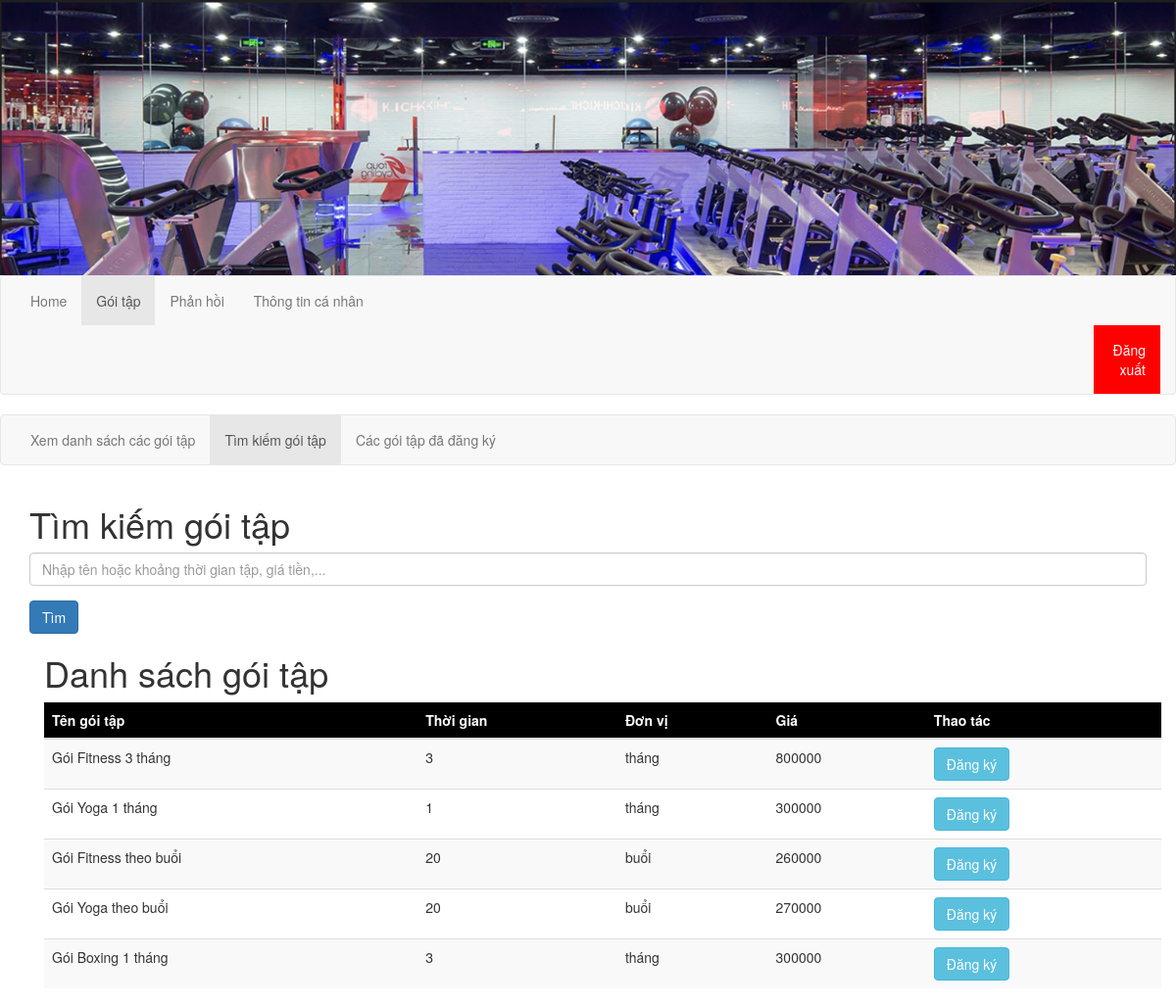
/php/customer/goiTap/viewSearchGoiTap.php, run on the app's committed database.
### tables this page shows
CREATE TABLE `goitap` (
  `id` bigint(20) NOT NULL,
  `tengoitap` varchar(50) NOT NULL,
  `thoigian` int(11) NOT NULL,
  `donvi` varchar(20) NOT NULL,
  `gia` bigint(20) NOT NULL
);

### php/customer/goiTap/viewSearchGoiTap.php (the view, shortened to what this page needs)
<?php
$sdt = $_GET['user'];
?>
<!DOCTYPE html>
<html lang="en">
    <head>
        <link rel="stylesheet" href="https://maxcdn.bootstrapcdn.com/bootstrap/3.4.1/css/bootstrap.min.css">
    </head>
<body>
      <header>
        <div>
            <img style="width: 100%;" src="../../../images/logo.png">
        </div>
      </header>
      <nav class="navbar navbar-default">
        <div class="container-fluid">
          <ul class="nav navbar-nav">
            <li><a href="../home.php?user=<?php echo $sdt?>">Home</a></li>
            <li class="active"><a href="../goiTap.php?user=<?php echo $sdt?>">Gói tập</a></li>
            <li><a href="../phanHoi.php?user=<?php echo $sdt?>">Phản hồi</a></li>
            <li><a href="../thongTinCaNhan/viewThongTin.php?user=<?php echo $sdt?>">Thông tin cá nhân</a></li>
            <li>
              <a style="text-align: right; background-color: red;color: white;margin-left: 1100px;" onclick="return confirm('Bạn có muốn đăng xuất không?')" href="../../../html/dangNhap.html"  >Đăng xuất</a>
            </li>
          </ul>
        </div>
      </nav>
      <nav class="navbar navbar-default">
        <div class="container-fluid">
          <ul class="nav navbar-nav">
            <li ><a href="viewGoiTap.php?user=<?php echo $sdt?>">Xem danh sách các gói tập</a></li>
            <li class="active"><a href="searchGoiTap.php?user=<?php echo $sdt?>">Tìm kiếm gói tập</a></li>
            <li><a href="viewCacGoiTapDaDangKy.php?user=<?php echo $sdt?>">Các gói tập đã đăng ký</a></li>
          </ul>
        </div>
      </nav>
      <div class="container">
        <h1>Tìm kiếm gói tập</h1>
        <form action="viewSearchGoiTap.php?user=<?php echo $sdt?>" method="post">
            <div class="form-group">
                <input type="text" placeholder="Nhập tên hoặc khoảng thời gian tập, giá tiền,..." id ="key" class="form-control" name="key">
            </div>
            <button type="submit" class="btn btn-primary">Tìm</button>
        </form>
        <div class="container">
        <h1>Danh sách gói tập</h1>
            <table class="table table-striped">
                <thead class="thead-style">
                <tr>
                    <th>Tên gói tập</th>
                    <th>Thời gian</th>
                    <th>Đơn vị</th>
                    <th>Giá</th>
                    <th>Thao tác</th>
                </tr>
                </thead>
                <tbody>
                <?php
                $key = $_POST['key'];
                require_once '../../connect.php';
                $search_sql="SELECT * FROM goitap WHERE
                (tengoitap LIKE '%$key%')
                OR (thoigian LIKE '%$key%')
                OR (donvi LIKE '%$key%')
                OR (gia LIKE '%$key%')";
                $result = mysqli_query($conn, $search_sql);
                while ($r = mysqli_fetch_assoc($result))
                {
                  ?>
                        <tr>
                            <td><?php echo $r['tengoitap'] ?></td>
                            <td><?php echo $r['thoigian'] ?></td>
                            <td><?php echo $r['donvi'] ?></td>
                            <td><?php echo $r['gia'] ?></td>
                            <td><a href="dangKyGoiTap.php?sid=<?php echo $r['id']?>&user=<?php echo $sdt?>" class="btn btn-info">Đăng ký</a>
                        </tr>
                        <?php
                    }
                ?>
                </tbody>
            </table>
    </div>
</body>
</html>

### php/customer/goiTap/viewSearchGoiTap.php (style rules this page uses)
.thead-style { background-color: black; color: white; }

### data on the page
goitap: tengoitap "Gói Fitness 3 tháng", thoigian "3", donvi "tháng", gia "800000"
goitap: tengoitap "Gói Yoga 1 tháng", thoigian "1", donvi "tháng", gia "300000"
goitap: tengoitap "Gói Fitness theo buổi", thoigian "20", donvi "buổi", gia "260000"
goitap: tengoitap "Gói Yoga theo buổi", thoigian "20", donvi "buổi", gia "270000"
goitap: tengoitap "Gói Boxing 1 tháng", thoigian "3", donvi "tháng", gia "300000"
